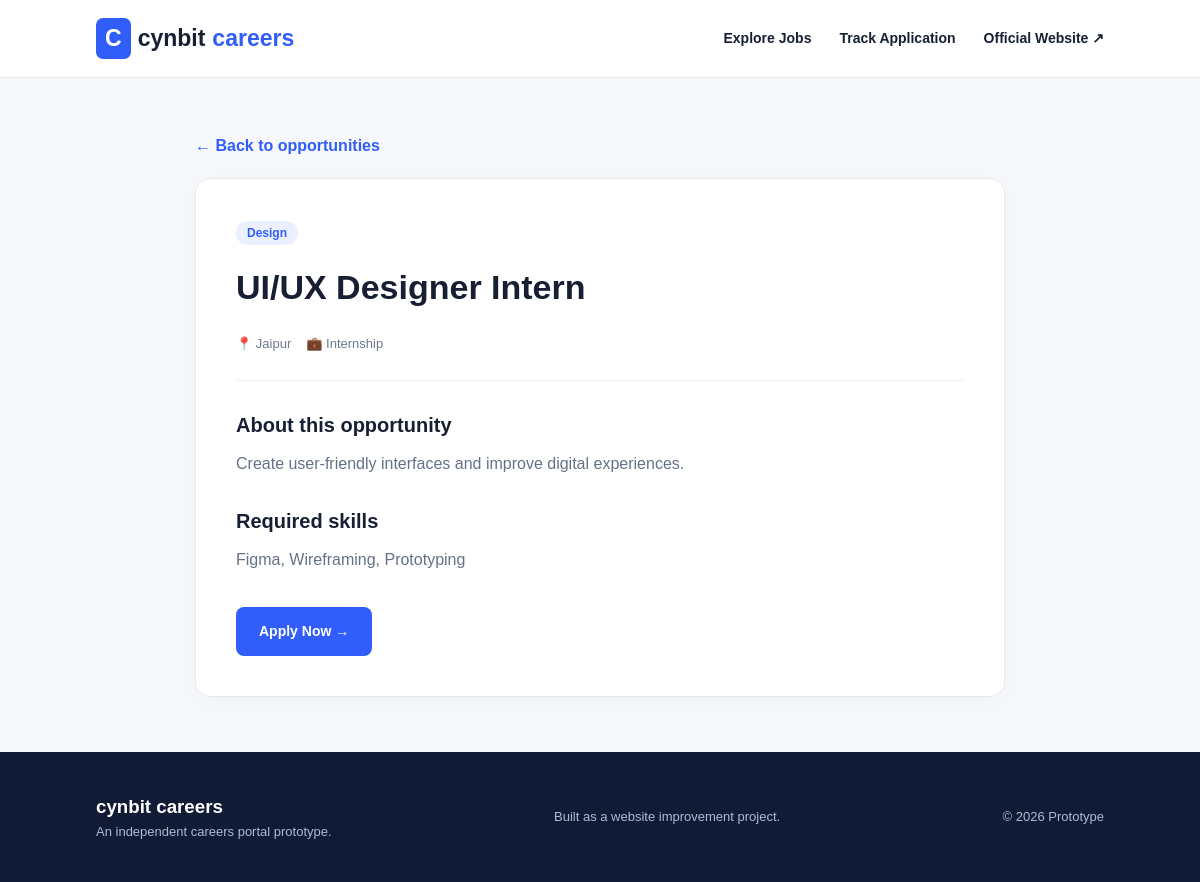
The page /job/4 on the database its author committed.
### tables this page shows
CREATE TABLE jobs (
            id INTEGER PRIMARY KEY AUTOINCREMENT,
            title TEXT NOT NULL,
            department TEXT NOT NULL,
            location TEXT NOT NULL,
            job_type TEXT NOT NULL,
            description TEXT NOT NULL,
            requirements TEXT NOT NULL
        );

### app.py (the view)
@app.route("/job/<int:job_id>")
def job_details(job_id):
    conn = get_db()
    job = conn.execute(
        "SELECT * FROM jobs WHERE id = ?",
        (job_id,)
    ).fetchone()
    conn.close()
    if job is None:
        abort(404)
    return render_template("job_details.html", job=job)

### app.py (called while the page is built)
def get_db():
    conn = sqlite3.connect(DATABASE)
    conn.row_factory = sqlite3.Row
    conn.execute("PRAGMA foreign_keys = ON")
    return conn

### templates/job_details.html (shortened to what this page needs)
{% extends "base.html" %}
{% block content %}
<section class="detail-container">
    <a href="{{ url_for('index') }}" class="back-link">
        ← Back to opportunities
    </a>
    <div class="detail-card">
        <span class="job-category">{{ job.department }}</span>
        <h1>{{ job.title }}</h1>
        <div class="job-meta">
            <span>📍 {{ job.location }}</span>
            <span>💼 {{ job.job_type }}</span>
        </div>
        <hr>
        <h2>About this opportunity</h2>
        <p>{{ job.description }}</p>
        <h2>Required skills</h2>
        <p>{{ job.requirements }}</p>
        <div class="detail-actions">
            <a href="{{ url_for('apply', job_id=job.id) }}"
               class="btn-primary">
                Apply Now →
            </a>
        </div>
    </div>
</section>
{% endblock %}

### static/css/style.css (style rules this page uses)
* { margin: 0; padding: 0; box-sizing: border-box; }
html { scroll-behavior: smooth; }
body { font-family: Arial, sans-serif; background: #f7f8fc; color: #172033; line-height: 1.6; }
a { text-decoration: none; color: inherit; }
.btn-primary { display: inline-block; background: #315efb; color: white; padding: 13px 23px; border: none; border-radius: 8px; font-size: 14px; font-weight: 700; cursor: pointer; transition: 0.2s; }
.job-category { background: #eaf0ff; color: #315efb; padding: 5px 11px; border-radius: 20px; font-size: 12px; font-weight: 700; }
.job-meta { color: #6e788c; font-size: 13px; margin-top: 20px; display: flex; gap: 15px; flex-wrap: wrap; }
.detail-container { max-width: 850px; margin: 55px auto; padding: 0 20px; }
.back-link { display: inline-block; color: #315efb; margin-bottom: 20px; font-weight: 600; }
.detail-card, .form-card, .success-card { background: white; padding: 40px; border: 1px solid #e8eaf0; border-radius: 15px; box-shadow: 0 5px 25px #17203308; }
.detail-card h1, .form-card h1 { font-size: 34px; margin: 15px 0; }
.detail-card h2 { font-size: 20px; margin: 28px 0 10px; }
.detail-card p { color: #667187; }
.detail-card hr, .form-card hr { border: none; border-top: 1px solid #edf0f5; margin: 25px 0; }
.detail-actions { margin-top: 35px; }

### rows shown on the page
jobs: department "Design", title "UI/UX Designer Intern", location "Jaipur", job_type "Internship", description "Create user-friendly interfaces and improve digital experiences.", requirements "Figma, Wireframing, Prototyping"
